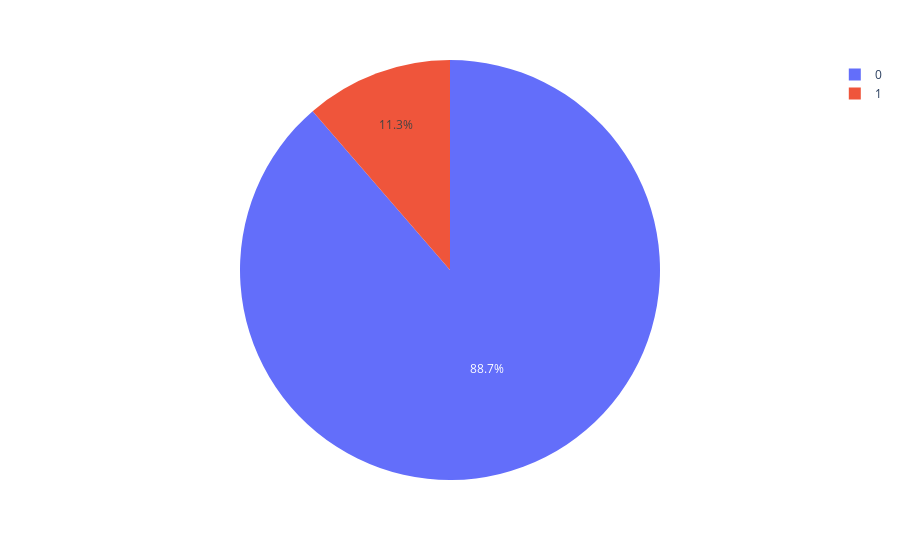

Notebook code cell kept with this figure:
### Markdown cell above
**How many `top_article`=1 do we have?**

### Code cell
fig = px.pie(values=df.index.value_counts().values, names=df['top_article'])
fig.show()

### Figure 1 — Plotly figure (JSON) as saved in the notebook; plotly's stock layout.template omitted (floating-point values rounded to 4 significant figures; data arrays with more than 128 entries replaced by an {"elided": "..."} marker saying what was removed)
{"data": [{"domain": {"x": [0, 1], "y": [0, 1]}, "hovertemplate": "label=%{label}<br>value=%{value}<extra></extra>", "labels": {"elided": "8515 int values"}, "legendgroup": "", "name": "", "showlegend": true, "type": "pie", "values": {"elided": "8515 int values"}}], "layout": {"legend": {"tracegroupgap": 0}, "margin": {"t": 60}}}
